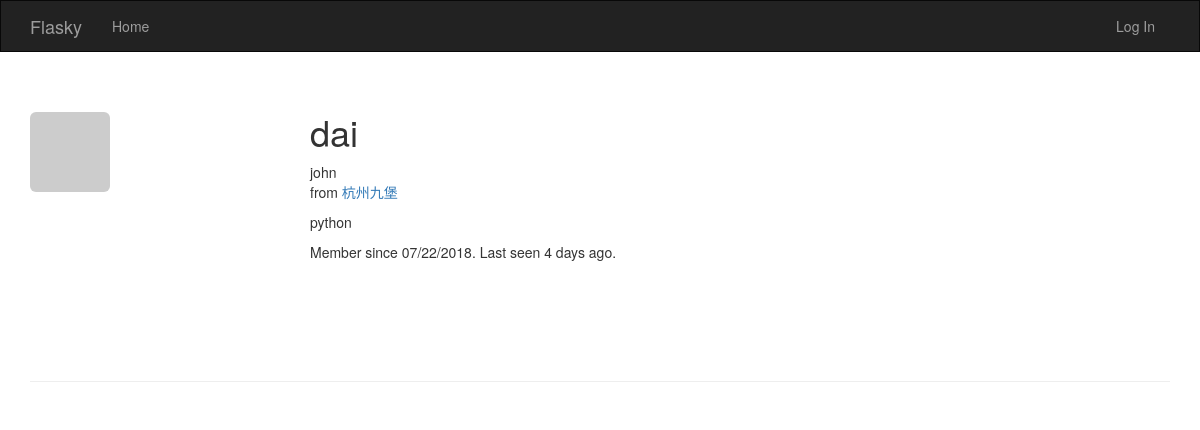
The page /user/dai on the database as committed earlier.
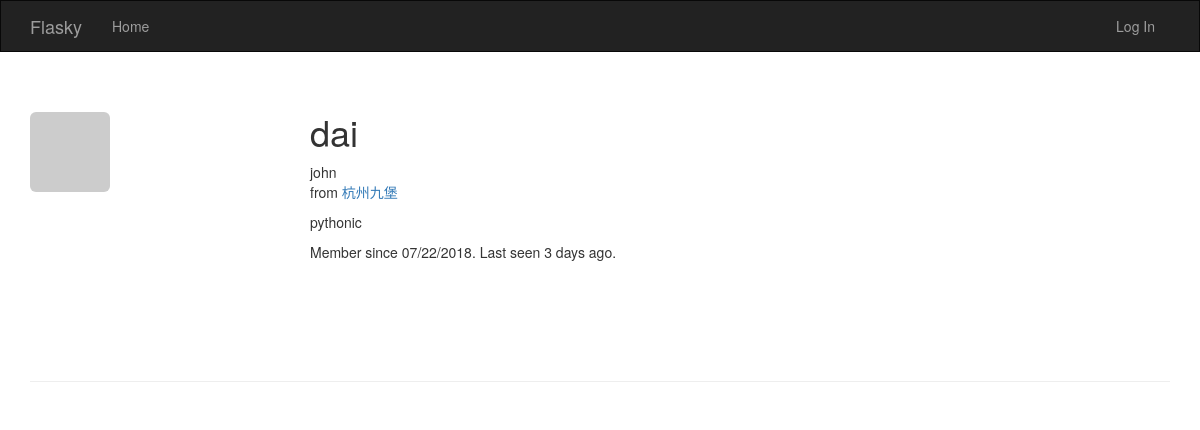
The same page on the database as committed later.
### app/models.py (models this page shows, shortened)
class User(UserMixin, db.Model):
    __tablename__ = 'users'
    id = db.Column(db.Integer, primary_key=True)
    email = db.Column(db.String(64), unique=True, index=True)
    username = db.Column(db.String(64), unique=True, index=True)
    role_id = db.Column(db.Integer, db.ForeignKey('roles.id'))
    password_hash = db.Column(db.String(128))
    confirmed = db.Column(db.Boolean, default=False)
    name = db.Column(db.String(64))
    location = db.Column(db.String(64))
    about_me = db.Column(db.Text())
    member_since = db.Column(db.DateTime(), default=datetime.utcnow)
    last_seen = db.Column(db.DateTime(), default=datetime.utcnow)
    avatar_hash = db.Column(db.String(32))
    posts = db.relationship('Post', backref='author', lazy='dynamic')
    @property
    def password(self):
        raise AttributeError('password is not a readable attribute')
    def gravatar_hash(self):
        return hashlib.md5(self.email.lower().encode('utf-8')).hexdigest()
    def gravatar(self, size=100, default='identicon', rating='g'):
        url = 'https://secure.gravatar.com/avatar'
        hash = self.avatar_hash or self.gravatar_hash()
        return '{url}/{hash}?s={size}&d={default}&r={rating}'.format(
            url=url, hash=hash, size=size, default=default, rating=rating)

### app/main/views.py (the view)
@main.route('/user/<username>')
def user(username):
    user = User.query.filter_by(username=username).first_or_404()
    return render_template('user.html', user=user)

### app/auth/views.py (called while the page is built)
@auth.before_app_request
def before_request():
    if current_user.is_authenticated:
        current_user.ping()
        if not current_user.confirmed \
                and request.endpoint \
                and request.blueprint != 'auth' \
                and request.endpoint != 'static':
            return redirect(url_for('auth.unconfirmed'))

### app/main/__init__.py (called while the page is built)
@main.app_context_processor
def inject_permissions():
    return dict(Permission=Permission)

### app/models.py (called while the page is built)
    def is_administrator(self):
        return False

### app/templates/user.html (shortened to what this page needs)
{% extends "base.html" %}
{% block page_content %}
<div class="page-header">
    <img class="img-rounded profile-thumbnail" src="{{ user.gravatar(size=256) }}">
    <div class="profile-header">
        <h1>{{ user.username }}</h1>
        {% if user.name or user.location %}
        <p>
            {% if user.name %}{{ user.name }}<br>{% endif %}
            {% if user.location %}
                from <a href="http://maps.google.com/?q={{ user.location }}">{{ user.location }}</a><br>
            {% endif %}
        </p>
        {% endif %}
        {% if user.about_me %}<p>{{ user.about_me }}</p>{% endif %}
        <p>Member since {{ moment(user.member_since).format('L') }}. Last seen {{ moment(user.last_seen).fromNow() }}.</p>
    </div>
</div>
{% endblock %}

Rows that differ between the two databases and show on the page:
changed User "dai": about_me "python" → "pythonic"; last_seen "4 days ago" → "3 days ago"
